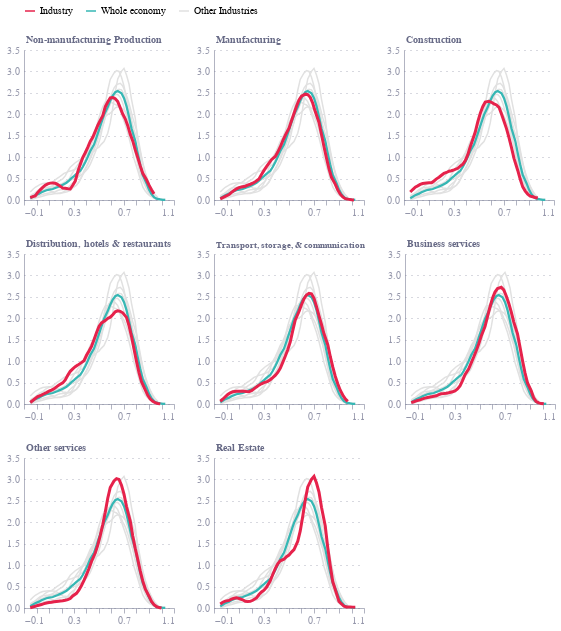

Here is the notebook cell this chart was saved with:
### Markdown cell above
# Fig 3

### Code cell
df = pd.read_excel("fig3.xlsx", skiprows=5)
df = df.melt(id_vars="Density", var_name="series")
df['density'] = pd.to_numeric(df['Density'], errors='coerce')
df['management_score'] = pd.to_numeric(df['value'], errors='coerce')

df = df[['series', 'management_score', 'density']]
df = df.dropna()
dfs = []

chart

charts = []
for series in df['series'].unique().tolist()[:-1]:
    df_ = df.copy()
    colour_series = {
        series : 'Industry',
        'Whole economy': 'Whole economy',
    }
    df_['colour_series'] = df_['series'].map(colour_series, na_action='ignore')
    df_['colour_series'] = df_['colour_series'].fillna('Other Industries')
    colour_domain = ['Industry', 'Whole economy', 'Other Industries']
    colour_range = ['#E6224B', '#36B7B4', 'rgba(225, 225, 225, 1)']

    df_['order'] = df_['series'].apply(lambda x: 0 if x == series else 1 if x == 'Whole economy' else 2)
    df_ = df_.sort_values('order', ascending=False)

    dfs.append(df_)
    chart = alt.Chart(df_).encode(
        y=alt.Y('management_score:Q', title=None),
        x=alt.X('density:Q', title=None),
        color=alt.Color('colour_series:N', 
                        legend=alt.Legend(orient="top", title=None, legendY=-30),
                        title="Series", scale=alt.Scale(domain=colour_domain, range=colour_range)),
        size=alt.Size('order:Q', title=None, scale=alt.Scale(range=[3, 1.5]), legend=None),
        detail=alt.Detail('series:N')
    ).mark_line()

    chart = chart.properties(
        width=150,
        height=150,
        title=alt.TitleParams(series, anchor='start', orient='top', 
                                dx=20,
                                color="#676A86",
                                offset=0, 
                                fontSize=8.5 if series == 'Transport, storage, & communication' else 10)
    )
    charts.append(chart)

# shape the charts into 3 rows
rows = []
for i in range(0, len(charts), 3):
    row = charts[i:i+3]
    row = alt.hconcat(*row)
    rows.append(row)
chart = alt.vconcat(*rows)

chart.save("E60_fig3.json")
chart.save("E60_fig3.png", scale_factor=3.0)
chart

### Figure 1 — Vega-Lite specification as saved in the notebook (floating-point values rounded to 4 significant figures; data arrays with more than 128 entries replaced by an {"elided": "..."} marker saying what was removed)
{"config": {"font": "Circular Std", "mark": {"line": {"interpolate": "monotone"}}, "view": {"stroke": "transparent", "width": 400, "height": 300}, "range": {"category": ["#36B7B4", "#E6224B", "#F4C245", "#0063AF", "#00A767", "#179FDB", "#EB5C2E"], "diverging": ["#E6224B", "#E54753", "#C9C9C9", "#179FDB", "#122B39"], "heatmap": ["#C9C9C9", "#179FDB", "#0063AF", "#122B39"], "ordinal": ["#00A767", "#36B7B4", "#179FDB", "#0063AF", "#243B5A"]}, "axisX": {"domainColor": "#676A86", "domainOpacity": 0.5, "grid": false, "labelAngle": 0, "labelColor": "#676A86", "labelOpacity": 0.7, "orient": "bottom", "tickColor": "#676A86", "tickCount": 10, "tickOpacity": 0.5, "title": false, "titleAlign": "center", "titleAnchor": "middle", "titleColor": "#676A86", "titleFontSize": 12, "titleOpacity": 0.8, "titleY": -15}, "axisY": {"domainColor": "#676A86", "domainOpacity": 0.5, "gridColor": "#676A86", "gridDash": [1, 5], "gridOpacity": 0.5, "labelColor": "#676A86", "labelOpacity": 0.7, "labelPadding": 5, "tickColor": "#676A86", "tickCount": 8, "tickOpacity": 0.5, "ticks": false, "titleAlign": "left", "titleAngle": 0, "titleBaseline": "bottom", "titleColor": "#676A86", "titleFontSize": 12, "titleOpacity": 0.8, "titleX": 0, "titleY": -7}}, "vconcat": [{"hconcat": [{"data": {"name": "data-3eabc61b829693c6c041c11c64370002"}, "mark": {"type": "line"}, "encoding": {"color": {"field": "colour_series", "legend": {"legendY": -30, "orient": "top", "title": null}, "scale": {"domain": ["Industry", "Whole economy", "Other Industries"], "range": ["#E6224B", "#36B7B4", "rgba(225, 225, 225, 1)"]}, "title": "Series", "type": "nominal"}, "detail": {"field": "series", "type": "nominal"}, "size": {"field": "order", "legend": null, "scale": {"range": [3, 1.5]}, "title": null, "type": "quantitative"}, "x": {"field": "density", "title": null, "type": "quantitative"}, "y": {"field": "management_score", "title": null, "type": "quantitative"}}, "height": 150, "title": {"text": "Non-manufacturing Production", "anchor": "start", "color": "#676A86", "dx": 20, "fontSize": 10, "offset": 0, "orient": "top"}, "width": 150}, {"data": {"name": "data-61d445a0de08d1a0226e70c2652587d2"}, "mark": {"type": "line"}, "encoding": {"color": {"field": "colour_series", "legend": {"legendY": -30, "orient": "top", "title": null}, "scale": {"domain": ["Industry", "Whole economy", "Other Industries"], "range": ["#E6224B", "#36B7B4", "rgba(225, 225, 225, 1)"]}, "title": "Series", "type": "nominal"}, "detail": {"field": "series", "type": "nominal"}, "size": {"field": "order", "legend": null, "scale": {"range": [3, 1.5]}, "title": null, "type": "quantitative"}, "x": {"field": "density", "title": null, "type": "quantitative"}, "y": {"field": "management_score", "title": null, "type": "quantitative"}}, "height": 150, "title": {"text": "Manufacturing", "anchor": "start", "color": "#676A86", "dx": 20, "fontSize": 10, "offset": 0, "orient": "top"}, "width": 150}, {"data": {"name": "data-fa2d6651d78a878c4402d549a94951c5"}, "mark": {"type": "line"}, "encoding": {"color": {"field": "colour_series", "legend": {"legendY": -30, "orient": "top", "title": null}, "scale": {"domain": ["Industry", "Whole economy", "Other Industries"], "range": ["#E6224B", "#36B7B4", "rgba(225, 225, 225, 1)"]}, "title": "Series", "type": "nominal"}, "detail": {"field": "series", "type": "nominal"}, "size": {"field": "order", "legend": null, "scale": {"range": [3, 1.5]}, "title": null, "type": "quantitative"}, "x": {"field": "density", "title": null, "type": "quantitative"}, "y": {"field": "management_score", "title": null, "type": "quantitative"}}, "height": 150, "title": {"text": "Construction", "anchor": "start", "color": "#676A86", "dx": 20, "fontSize": 10, "offset": 0, "orient": "top"}, "width": 150}]}, {"hconcat": [{"data": {"name": "data-66fd0778a3e11b9a7d61f6dc95ce8dfa"}, "mark": {"type": "line"}, "encoding": {"color": {"field": "colour_series", "legend": {"legendY": -30, "orient": "top", "title": null}, "scale": {"domain": ["Industry", "Whole economy", "Other Industries"], "range": ["#E6224B", "#36B7B4", "rgba(225, 225, 225, 1)"]}, "title": "Series", "type": "nominal"}, "detail": {"field": "series", "type": "nominal"}, "size": {"field": "order", "legend": null, "scale": {"range": [3, 1.5]}, "title": null, "type": "quantitative"}, "x": {"field": "density", "title": null, "type": "quantitative"}, "y": {"field": "management_score", "title": null, "type": "quantitative"}}, "height": 150, "title": {"text": "Distribution, hotels & restaurants", "anchor": "start", "color": "#676A86", "dx": 20, "fontSize": 10, "offset": 0, "orient": "top"}, "width": 150}, {"data": {"name": "data-5cf724bc1c4715f149a61c9f0ed642c3"}, "mark": {"type": "line"}, "encoding": {"color": {"field": "colour_series", "legend": {"legendY": -30, "orient": "top", "title": null}, "scale": {"domain": ["Industry", "Whole economy", "Other Industries"], "range": ["#E6224B", "#36B7B4", "rgba(225, 225, 225, 1)"]}, "title": "Series", "type": "nominal"}, "detail": {"field": "series", "type": "nominal"}, "size": {"field": "order", "legend": null, "scale": {"range": [3, 1.5]}, "title": null, "type": "quantitative"}, "x": {"field": "density", "title": null, "type": "quantitative"}, "y": {"field": "management_score", "title": null, "type": "quantitative"}}, "height": 150, "title": {"text": "Transport, storage, & communication", "anchor": "start", "color": "#676A86", "dx": 20, "fontSize": 8.5, "offset": 0, "orient": "top"}, "width": 150}, {"data": {"name": "data-141c30a14aff05c3db27962fcb6dcda8"}, "mark": {"type": "line"}, "encoding": {"color": {"field": "colour_series", "legend": {"legendY": -30, "orient": "top", "title": null}, "scale": {"domain": ["Industry", "Whole economy", "Other Industries"], "range": ["#E6224B", "#36B7B4", "rgba(225, 225, 225, 1)"]}, "title": "Series", "type": "nominal"}, "detail": {"field": "series", "type": "nominal"}, "size": {"field": "order", "legend": null, "scale": {"range": [3, 1.5]}, "title": null, "type": "quantitative"}, "x": {"field": "density", "title": null, "type": "quantitative"}, "y": {"field": "management_score", "title": null, "type": "quantitative"}}, "height": 150, "title": {"text": "Business services", "anchor": "start", "color": "#676A86", "dx": 20, "fontSize": 10, "offset": 0, "orient": "top"}, "width": 150}]}, {"hconcat": [{"data": {"name": "data-e15f3889adfa48b65bc041de62a5e3dd"}, "mark": {"type": "line"}, "encoding": {"color": {"field": "colour_series", "legend": {"legendY": -30, "orient": "top", "title": null}, "scale": {"domain": ["Industry", "Whole economy", "Other Industries"], "range": ["#E6224B", "#36B7B4", "rgba(225, 225, 225, 1)"]}, "title": "Series", "type": "nominal"}, "detail": {"field": "series", "type": "nominal"}, "size": {"field": "order", "legend": null, "scale": {"range": [3, 1.5]}, "title": null, "type": "quantitative"}, "x": {"field": "density", "title": null, "type": "quantitative"}, "y": {"field": "management_score", "title": null, "type": "quantitative"}}, "height": 150, "title": {"text": "Other services", "anchor": "start", "color": "#676A86", "dx": 20, "fontSize": 10, "offset": 0, "orient": "top"}, "width": 150}, {"data": {"name": "data-e6a03596d86c0967e82c549b62f683df"}, "mark": {"type": "line"}, "encoding": {"color": {"field": "colour_series", "legend": {"legendY": -30, "orient": "top", "title": null}, "scale": {"domain": ["Industry", "Whole economy", "Other Industries"], "range": ["#E6224B", "#36B7B4", "rgba(225, 225, 225, 1)"]}, "title": "Series", "type": "nominal"}, "detail": {"field": "series", "type": "nominal"}, "size": {"field": "order", "legend": null, "scale": {"range": [3, 1.5]}, "title": null, "type": "quantitative"}, "x": {"field": "density", "title": null, "type": "quantitative"}, "y": {"field": "management_score", "title": null, "type": "quantitative"}}, "height": 150, "title": {"text": "Real Estate", "anchor": "start", "color": "#676A86", "dx": 20, "fontSize": 10, "offset": 0, "orient": "top"}, "width": 150}]}], "$schema": "https://vega.github.io/schema/vega-lite/v5.8.0.json", "datasets": {"data-3eabc61b829693c6c041c11c64370002": {"elided": "450 records"}, "data-61d445a0de08d1a0226e70c2652587d2": {"elided": "450 records"}, "data-fa2d6651d78a878c4402d549a94951c5": {"elided": "450 records"}, "data-66fd0778a3e11b9a7d61f6dc95ce8dfa": {"elided": "450 records"}, "data-5cf724bc1c4715f149a61c9f0ed642c3": {"elided": "450 records"}, "data-141c30a14aff05c3db27962fcb6dcda8": {"elided": "450 records"}, "data-e15f3889adfa48b65bc041de62a5e3dd": {"elided": "450 records"}, "data-e6a03596d86c0967e82c549b62f683df": {"elided": "450 records"}}}
